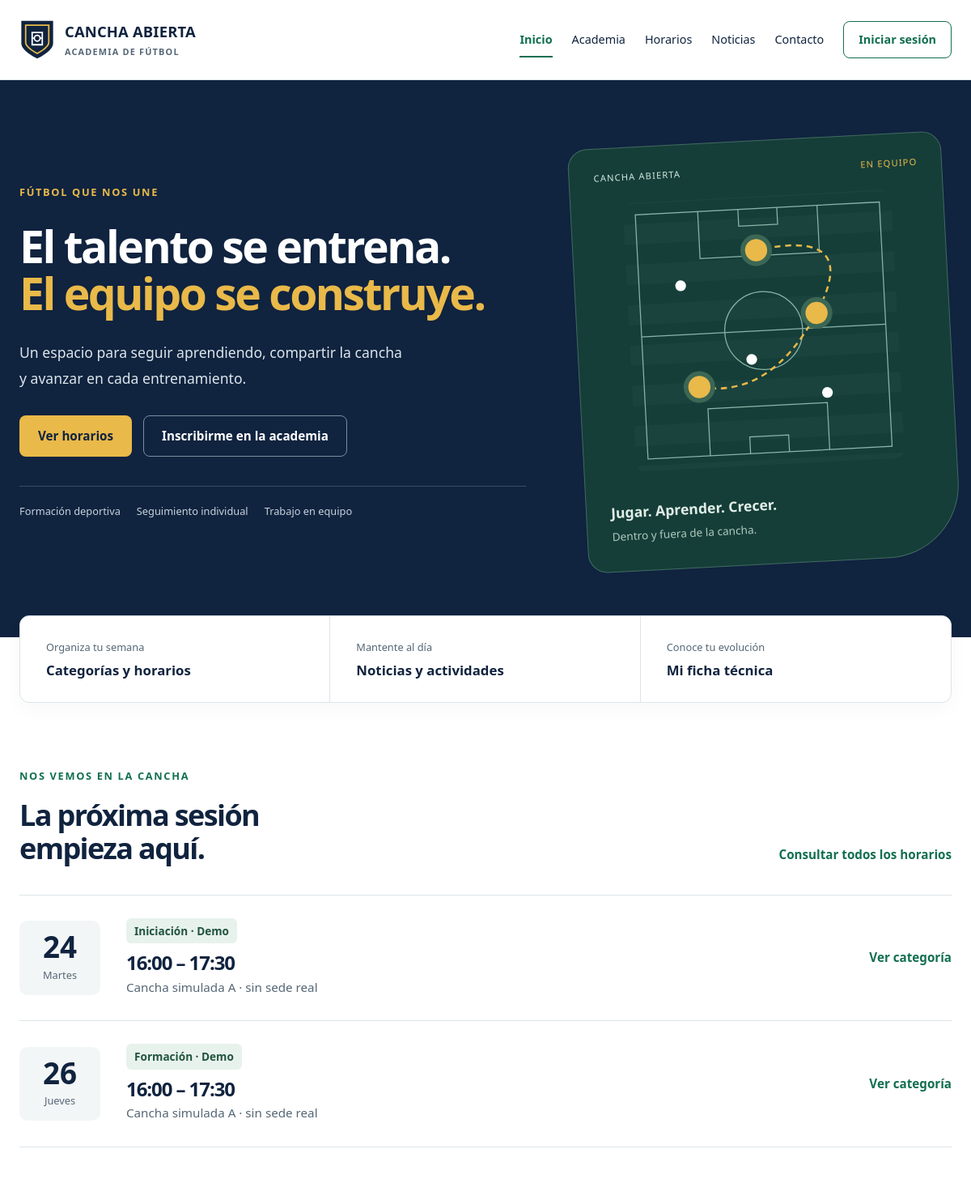
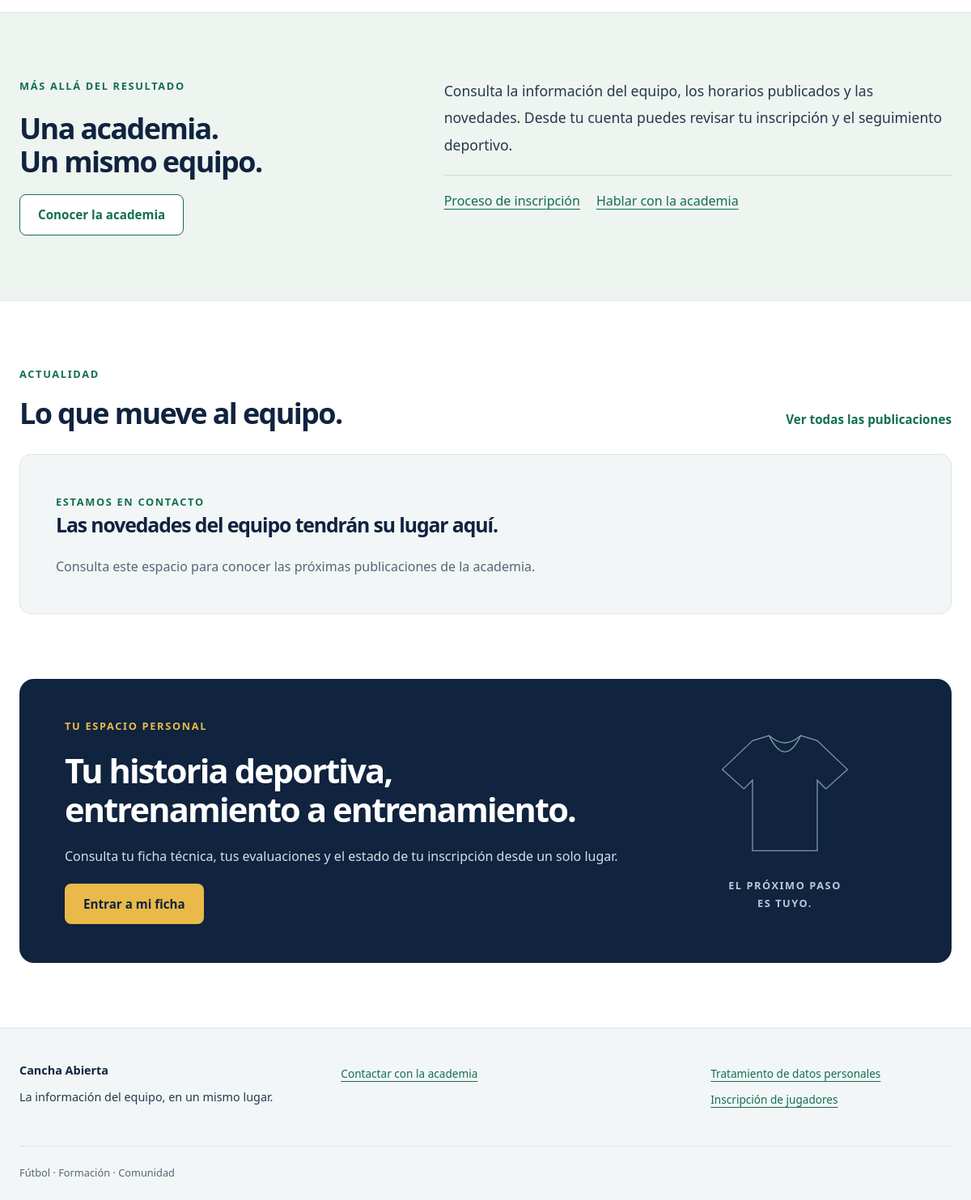
The page / on the database its author committed (2 pictures, top to bottom).
### tables this page shows
CREATE TABLE IF NOT EXISTS academia_config (
 id TINYINT PRIMARY KEY,
 nombre VARCHAR(120) NOT NULL DEFAULT 'Cancha Abierta',
 ciudad VARCHAR(120) NOT NULL DEFAULT '',
 correo VARCHAR(190) NOT NULL DEFAULT '',
 telefono VARCHAR(40) NOT NULL DEFAULT '',
 responsable VARCHAR(190) NOT NULL DEFAULT '',
 politica TEXT NOT NULL,
 inscripciones_abiertas TINYINT NOT NULL DEFAULT 0,
 actualizado_en TIMESTAMP DEFAULT CURRENT_TIMESTAMP ON UPDATE CURRENT_TIMESTAMP
);

CREATE TABLE horarios (
 id BIGINT UNSIGNED AUTO_INCREMENT PRIMARY KEY,
 categoria_id BIGINT UNSIGNED NOT NULL,
 dia TINYINT NOT NULL CHECK (dia BETWEEN 1 AND 7),
 hora_inicio TIME NOT NULL,
 hora_fin TIME NOT NULL,
 lugar VARCHAR(180) NOT NULL,
 vigente TINYINT NOT NULL DEFAULT 1 CHECK (vigente IN (0,1)),
 creado_en TIMESTAMP NOT NULL DEFAULT CURRENT_TIMESTAMP,
 actualizado_en TIMESTAMP NOT NULL DEFAULT CURRENT_TIMESTAMP ON UPDATE CURRENT_TIMESTAMP,
 CONSTRAINT fk_horario_categoria FOREIGN KEY (categoria_id) REFERENCES categorias(id) ON DELETE RESTRICT,
 CONSTRAINT chk_horas CHECK (hora_fin > hora_inicio),
 UNIQUE KEY uq_horario (categoria_id, dia, hora_inicio, lugar),
 INDEX idx_horario_vigente (categoria_id, vigente, dia)
);

CREATE TABLE categorias (
 id BIGINT UNSIGNED AUTO_INCREMENT PRIMARY KEY,
 nombre VARCHAR(100) NOT NULL UNIQUE,
 descripcion TEXT NOT NULL,
 activo TINYINT NOT NULL DEFAULT 1 CHECK (activo IN (0,1)),
 creado_en TIMESTAMP NOT NULL DEFAULT CURRENT_TIMESTAMP,
 actualizado_en TIMESTAMP NOT NULL DEFAULT CURRENT_TIMESTAMP ON UPDATE CURRENT_TIMESTAMP,
 INDEX idx_categoria_activo (activo)
);

CREATE TABLE contenidos_institucionales (
 id BIGINT UNSIGNED AUTO_INCREMENT PRIMARY KEY,
 titulo VARCHAR(140) NOT NULL,
 contenido TEXT NOT NULL,
 estado ENUM('borrador','publicado') NOT NULL DEFAULT 'borrador',
 creado_en TIMESTAMP NOT NULL DEFAULT CURRENT_TIMESTAMP,
 actualizado_en TIMESTAMP NOT NULL DEFAULT CURRENT_TIMESTAMP ON UPDATE CURRENT_TIMESTAMP,
 INDEX idx_institucion_estado (estado)
);

### app/Views/public.php (called while the page is built)
<?php require ROOT . '/app/Views/portal/' . $route . '.php'; ?>

### app/Core/bootstrap.php (called while the page is built, shortened)
<?php
spl_autoload_register(function (string $class): void {
    if (str_starts_with($class, 'App\\')) {
        $file = ROOT . '/app/' . str_replace('\\', '/', substr($class, 4)) . '.php';
    }
});
function config(): array {
    static $config;
    $path = getenv('CANCHA_CONFIG') ?: ROOT . '/config/' . (is_file(ROOT . '/config/local.php') ? 'local.php' : 'config.example.php');
    return $config ??= require $path;
}
function e(mixed $value): string { return htmlspecialchars((string)$value, ENT_QUOTES | ENT_SUBSTITUTE, 'UTF-8'); }
function url(string $route = 'inicio', array $params = []): string {
    return config()['base_path'] . '/index.php?' . http_build_query(['r' => $route] + $params);
}
function view(string $template, array $data = []): void {
    extract($data, EXTR_SKIP);
    ob_start(); require ROOT . '/app/Views/' . $template . '.php'; $body = ob_get_clean();
    require ROOT . '/app/Views/layout.php';
}

### app/Controllers/PublicController.php (called while the page is built, shortened)
<?php
final class PublicController {
    public function page(string $route): void {
        $titles = ['inicio' => 'El equipo comienza aquí', 'academia' => 'Nuestra academia', 'horarios' => 'Categorías y horarios', 'noticias' => 'Actualidad del equipo'];
        $institution = R::all("SELECT * FROM contenidos_institucionales WHERE estado = 'publicado' ORDER BY id");
        $where='h.vigente = 1 AND c.activo = 1';$params=[];
        $schedules = R::all('SELECT h.*, c.nombre FROM horarios h JOIN categorias c ON c.id = h.categoria_id WHERE '.$where.' ORDER BY h.dia, h.hora_inicio,h.id',$params);
        $newsWhere="estado = 'publicado' AND fecha <= CURRENT_DATE";$newsParams=[];
        $count=(int)R::one("SELECT COUNT(*) total FROM publicaciones WHERE $newsWhere",$newsParams)['total'];
        view('public', compact('route', 'institution', 'categories', 'schedules', 'news','category','day','kind','page','count','upcoming') + ['title' => $titles[$route]]);
    }
}

### app/Core/Database.php (called while the page is built, shortened)
<?php
final class Database {
    public static function connection(): PDO {
        static $pdo;
        if (!$pdo) {
            $c = config();
            $pdo = new PDO("mysql:host={$c['db_host']};port={$c['db_port']};dbname={$c['db_name']};charset=utf8mb4", $c['db_user'], $c['db_password'], [
                PDO::ATTR_ERRMODE => PDO::ERRMODE_EXCEPTION,
                PDO::ATTR_DEFAULT_FETCH_MODE => PDO::FETCH_ASSOC,
                PDO::ATTR_EMULATE_PREPARES => false,
            ]);
            $pdo->exec("SET time_zone = '-05:00'");
        }
        return $pdo;
    }
}

### app/Models/Repository.php (called while the page is built, shortened)
<?php
final class Repository {
    public static function all(string $sql, array $params = []): array {
        $statement = Database::connection()->prepare($sql); $statement->execute($params); return $statement->fetchAll();
    }
    public static function one(string $sql, array $params = []): ?array { return self::all($sql, $params)[0] ?? null; }
}

### app/Services/Academy.php (called while the page is built, shortened)
<?php
final class Academy {
    public static function settings(): array {
        static $settings;
        return $settings ??= R::one('SELECT * FROM academia_config WHERE id=1');
    }
}

### app/Services/Catalog.php (called while the page is built, shortened)
<?php
final class Catalog {
    public static function days(): array { return [1 => 'Lunes', 2 => 'Martes', 3 => 'Miércoles', 4 => 'Jueves', 5 => 'Viernes', 6 => 'Sábado', 7 => 'Domingo']; }
}

### app/Services/Security.php (called while the page is built, shortened)
<?php
final class Security {
    public static function user(): ?array {
        if (empty($_SESSION['user_id'])) return null;
        $user=Repository::one('SELECT id,nombre,correo,rol,activo,version_sesion,debe_cambiar_password FROM administradores WHERE id=?',[$_SESSION['user_id']]);
        return self::$current=$user;
    }
}

### app/Views/portal/inicio.php (the view, shortened to what this page needs)
<?php $academy=\App\Services\Academy::settings(); ?>
<section class="home-hero"><div class="container home-hero-grid"><div class="hero-editorial"><p class="eyebrow">FÚTBOL QUE NOS UNE</p><h1>El talento se entrena.<br><em>El equipo se construye.</em></h1><p class="hero-description">Un espacio para seguir aprendiendo, compartir la cancha y avanzar en cada entrenamiento.</p><div class="actions"><a class="button" href="<?= e(url('horarios')) ?>">Ver horarios</a><a class="button outline" href="<?= e(url('registro')) ?>">Inscribirme en la academia</a></div><div class="hero-caption"><span>Formación deportiva</span><span>Seguimiento individual</span><span>Trabajo en equipo</span></div></div>
<div class="hero-tactics" aria-hidden="true"><div class="tactics-top"><span><?= e($academy['nombre']) ?></span><span>EN EQUIPO</span></div><div class="tactics-bottom"><strong>Jugar. Aprender. Crecer.</strong><span>Dentro y fuera de la cancha.</span></div></div>
</div></section>
<div class="container quick-access"><a href="<?= e(url('horarios')) ?>"><span>Organiza tu semana</span><strong>Categorías y horarios</strong></a><a href="<?= e(url('noticias')) ?>"><span>Mantente al día</span><strong>Noticias y actividades</strong></a><a href="<?= e(url('login')) ?>"><span>Conoce tu evolución</span><strong>Mi ficha técnica</strong></a></div>
<section class="container section home-agenda"><div class="section-head"><div><p class="eyebrow">NOS VEMOS EN LA CANCHA</p><h2>La próxima sesión<br>empieza aquí.</h2></div><a class="text-link" href="<?= e(url('horarios')) ?>">Consultar todos los horarios</a></div><?php if($upcoming): ?><div class="agenda-list"><?php foreach(array_slice($upcoming,0,3) as $slot): ?><article class="agenda-row"><div class="agenda-date"><strong><?= e(date('d',strtotime($slot['proxima_fecha']))) ?></strong><span><?= e(\App\Services\Catalog::days()[$slot['dia']]) ?></span></div><div><span class="badge"><?= e($slot['nombre']) ?></span><h3><?= e(substr($slot['hora_inicio'],0,5).' – '.substr($slot['hora_fin'],0,5)) ?></h3><p><?= e($slot['lugar']) ?></p></div><a class="text-link" href="<?= e(url('horarios',['categoria'=>$slot['categoria_id']])) ?>">Ver categoría</a></article><?php endforeach; ?></div><?php endif; ?></section>
<section class="academy-intro"><div class="container split section"><div><p class="eyebrow">MÁS ALLÁ DEL RESULTADO</p><h2>Una academia.<br>Un mismo equipo.</h2><a class="button secondary" href="<?= e(url('academia')) ?>">Conocer la academia</a></div><div><p class="intro-lead"><?= e($institution[0]['contenido']??'Consulta nuestra propuesta de formación, los grupos de entrenamiento y los canales para comunicarte con la academia.') ?></p><div class="intro-links"><a href="<?= e(url('registro')) ?>">Proceso de inscripción</a><a href="<?= e(url('contacto')) ?>">Hablar con la academia</a></div></div></div></section>
<section class="container section"><div class="section-head"><div><p class="eyebrow">ACTUALIDAD</p><h2>Lo que mueve al equipo.</h2></div><a class="text-link" href="<?= e(url('noticias')) ?>">Ver todas las publicaciones</a></div><?php require ROOT.'/app/Views/portal/news-cards.php'; ?></section>
<section class="container member-invitation"><div><p class="eyebrow">TU ESPACIO PERSONAL</p><h2>Tu historia deportiva,<br>entrenamiento a entrenamiento.</h2><p>Consulta tu ficha técnica, tus evaluaciones y el estado de tu inscripción desde un solo lugar.</p><a class="button" href="<?= e(url('login')) ?>">Entrar a mi ficha</a></div><div class="invitation-outline" aria-hidden="true"><svg viewBox="0 0 200 180"><path d="M55 15 78 8Q100 28 122 8l23 7 42 40-30 27-12-12v98H55V70L43 82 13 55Z"/><path d="M78 8Q100 53 122 8"/></svg><span>EL PRÓXIMO PASO<br>ES TUYO.</span></div></section>

### app/Views/portal/news-cards.php (shortened to what this page needs)
<?php if(!$news): ?><div class="empty-editorial"><span class="eyebrow">ESTAMOS EN CONTACTO</span><h3>Las novedades del equipo tendrán su lugar aquí.</h3><p>Consulta este espacio para conocer las próximas publicaciones de la academia.</p></div><?php endif; ?>

### public/index.php (shortened to what this page needs)
<?php
require dirname(__DIR__) . '/app/Core/bootstrap.php';
try {
    $route = is_string($_GET['r'] ?? null) ? $_GET['r'] : 'inicio';
    switch ($route) {
        case 'inicio': case 'academia': case 'horarios': case 'noticias': (new PublicController())->page($route); break;
    }
} catch (Throwable $error) {
    $reference = bin2hex(random_bytes(4));
    error_log('Cancha Abierta ' . $reference . ' ' . get_class($error) . ' code=' . $error->getCode());
    http_response_code(503);
    view('message', ['title' => 'Servicio temporalmente no disponible', 'message' => 'No pudimos completar la operación. Revisa la configuración y la conexión a la base de datos. Referencia: ' . $reference]);
}

### app/Views/layout.php (shortened to what this page needs)
<?php
try { $site=Academy::settings();$signed=Security::user(); } catch(Throwable $ignored) { $site=['nombre'=>'Cancha Abierta','ciudad'=>'','correo'=>'','telefono'=>''];$signed=null; }
?>
<!doctype html><html lang="es"><head><link rel="stylesheet" href="<?= e(config()['base_path']) ?>/assets/css/styles.css"><link rel="stylesheet" href="<?= e(config()['base_path']) ?>/assets/css/experience.css"></head>
<body><a class="skip" href="#main">Saltar al contenido</a>
<header class="site-header"><div class="container header-row"><a class="brand" href="<?= e(url()) ?>"><img src="<?= e(config()['base_path']) ?>/assets/img/escudo.svg" width="44" height="50" alt=""><span><?= e($site['nombre']) ?><small>ACADEMIA DE FÚTBOL</small></span></a><button class="menu-toggle" type="button" aria-expanded="false" aria-controls="main-nav" hidden>Menú</button><nav id="main-nav" aria-label="Principal"><?php foreach(['inicio'=>'Inicio','academia'=>'Academia','horarios'=>'Horarios','noticias'=>'Noticias','contacto'=>'Contacto'] as $path=>$label): ?><a <?= ($route??'')===$path?'aria-current="page"':'' ?> href="<?= e(url($path)) ?>"><?= e($label) ?></a><?php endforeach; ?><a class="access-link" href="<?= e(url($signed?Security::home():'login')) ?>"><?= $signed?'Mi espacio':'Iniciar sesión' ?></a></nav></div></header>
<main id="main" tabindex="-1"><?php if(isset($_SESSION['flash'])): ?><div class="container"><p class="notice success" role="status"><?= e($_SESSION['flash']) ?></p></div><?php unset($_SESSION['flash']);endif; ?><?= $body ?></main>
<footer><div class="container footer-grid"><div><strong><?= e($site['nombre']) ?></strong><p>La información del equipo, en un mismo lugar.</p></div><div><?php if($site['ciudad']): ?><strong><?= e($site['ciudad']) ?></strong><?php endif; ?><?php if($site['correo']): ?><p><a href="mailto:<?= e($site['correo']) ?>"><?= e($site['correo']) ?></a><br><?= e($site['telefono']) ?></p><?php else: ?><a href="<?= e(url('contacto')) ?>">Contactar con la academia</a><?php endif; ?></div><div><a href="<?= e(url('privacidad')) ?>">Tratamiento de datos personales</a><br><a href="<?= e(url('registro')) ?>">Inscripción de jugadores</a></div></div><div class="container footer-bottom">Fútbol · Formación · Comunidad</div></footer></body></html>

### public/assets/css/styles.css (style rules this page uses)
:root { --navy:#10233f;--green:#126f51;--light:#f4f6f8;--gold:#e9b949;--ink:#20344d;--muted:#526173;--line:#d8dfe4;--white:#fff;font-family:system-ui,-apple-system,"Segoe UI",sans-serif;color:var(--ink);font-size:16px;line-height:1.65;font-synthesis:none }
* { box-sizing:border-box }
body { margin:0;background:white }
a { color:var(--green);text-underline-offset:4px }
button,a,input,select,textarea { -webkit-tap-highlight-color:transparent }
a,button { touch-action:manipulation }
img { max-width:100% }
h1,h2,h3,p { margin-top:0 }
h1,h2,h3 { color:var(--navy);line-height:1.15;letter-spacing:-.035em }
h1 { font-size:clamp(2.3rem,5vw,4rem);margin-bottom:24px }
h2 { font-size:clamp(1.65rem,3vw,2.4rem);margin-bottom:20px }
h3 { font-size:1.35rem }
p { margin-bottom:20px }
small,.muted { color:var(--muted) }
.container { width:min(1180px,calc(100% - 40px));margin-inline:auto }
.site-header { border-bottom:1px solid var(--line);background:white }
.header-row { display:flex;align-items:center;justify-content:space-between;gap:22px;flex-wrap:wrap;padding-block:22px }
.brand { display:flex;align-items:center;gap:12px;text-decoration:none;color:var(--navy);font-weight:800;font-size:1rem;letter-spacing:.01em;line-height:1.3 }
.brand small { display:block;font-size:.56rem;letter-spacing:.14em;margin-top:6px }
nav { display:flex;gap:22px;flex-wrap:wrap }
nav a { font-size:.9rem;text-decoration:none;color:var(--navy);padding:8px 0 }
nav a[aria-current] { color:var(--green);box-shadow:0 2px 0 var(--green);font-weight:700 }
.eyebrow { font-size:.73rem;font-weight:750;letter-spacing:.15em;color:var(--green);margin-bottom:20px }
.actions { display:flex;gap:14px;align-items:center;flex-wrap:wrap }
.button { display:inline-flex;align-items:center;justify-content:center;gap:24px;padding:13px 21px;background:var(--green);color:white;border:1px solid transparent;border-radius:4px;text-decoration:none;font-size:.9rem;font-weight:650;min-height:48px;line-height:1.5 }
.text-link { font-weight:650;text-decoration:none }
.section { padding-block:64px }
.split { display:grid;gap:24px }
.section-head { display:flex;align-items:flex-end;justify-content:space-between;gap:24px;flex-wrap:wrap;margin-bottom:30px }
.section-head h1,.section-head h2,.section-head p { margin-bottom:0 }
.section-head .eyebrow { margin-bottom:16px }
.badge { display:inline-block;background:#e8f2ed;color:#21553d;padding:3px 9px;border-radius:3px;font-size:.73rem;font-weight:650;text-transform:capitalize;white-space:nowrap }
footer { background:var(--light);border-top:1px solid var(--line);padding-top:40px;font-size:.8rem }
.footer-grid { display:grid;gap:24px }
.footer-grid strong { color:var(--navy) }
.footer-grid p { margin-top:8px }
.footer-grid a { display:inline-block;padding:4px 0 }
.footer-bottom { padding-block:22px;border-top:1px solid var(--line);color:var(--muted);margin-top:28px;font-size:.7rem }
main { min-height:55vh }
@media (min-width:700px) { .split { grid-template-columns:1fr 1.35fr;gap:60px } }
@media (min-width:700px) { .footer-grid { grid-template-columns:1.2fr 1.4fr 1fr } }
.secondary { background:white;color:var(--green);border-color:var(--green) }
.access-link { border:1px solid var(--green);padding:7px 14px!important;border-radius:4px;color:var(--green) }
.brand>span { overflow-wrap:anywhere }
h1,h2,h3 { overflow-wrap:anywhere }

### rows shown on the page
academia_config: nombre "CANCHA ABIERTA", nombre "Cancha Abierta"
horarios: proxima_fecha "24", dia "Martes", categoria.nombre "Iniciación · Demo", hora_inicio+hora_fin "16:00 – 17:30", lugar "Cancha simulada A · sin sede real"
horarios: proxima_fecha "26", dia "Jueves", categoria.nombre "Formación · Demo", hora_inicio+hora_fin "16:00 – 17:30", lugar "Cancha simulada A · sin sede real"
contenidos_institucionales: contenido "Consulta la información del equipo, los horarios publicados y las novedades. Desde tu cuenta puedes revisar tu inscripción y el seguimiento deportivo."

### other values the page prints
$label "Inicio"
$label "Academia"
$label "Horarios"
$label "Noticias"
$label "Contacto"
